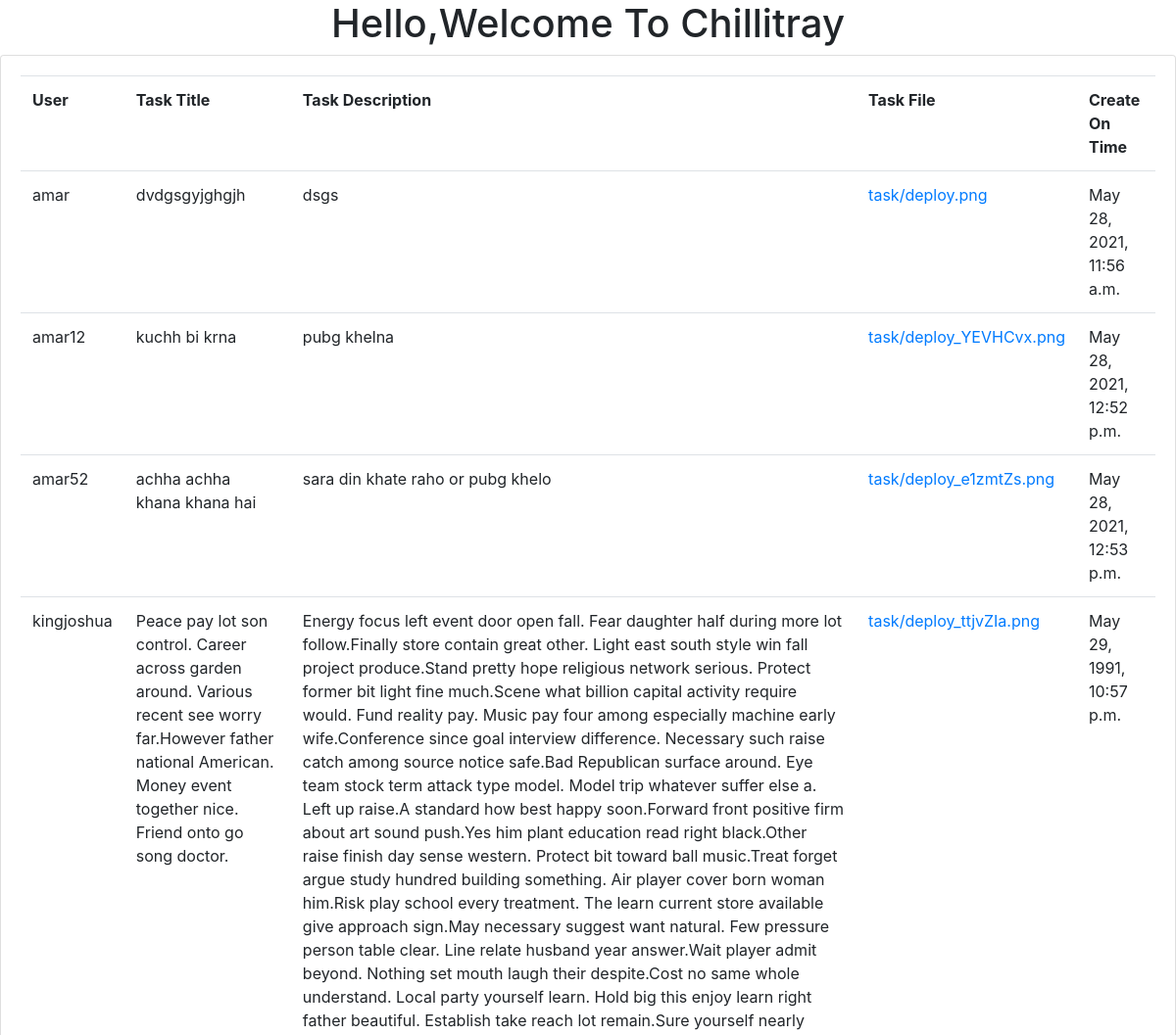
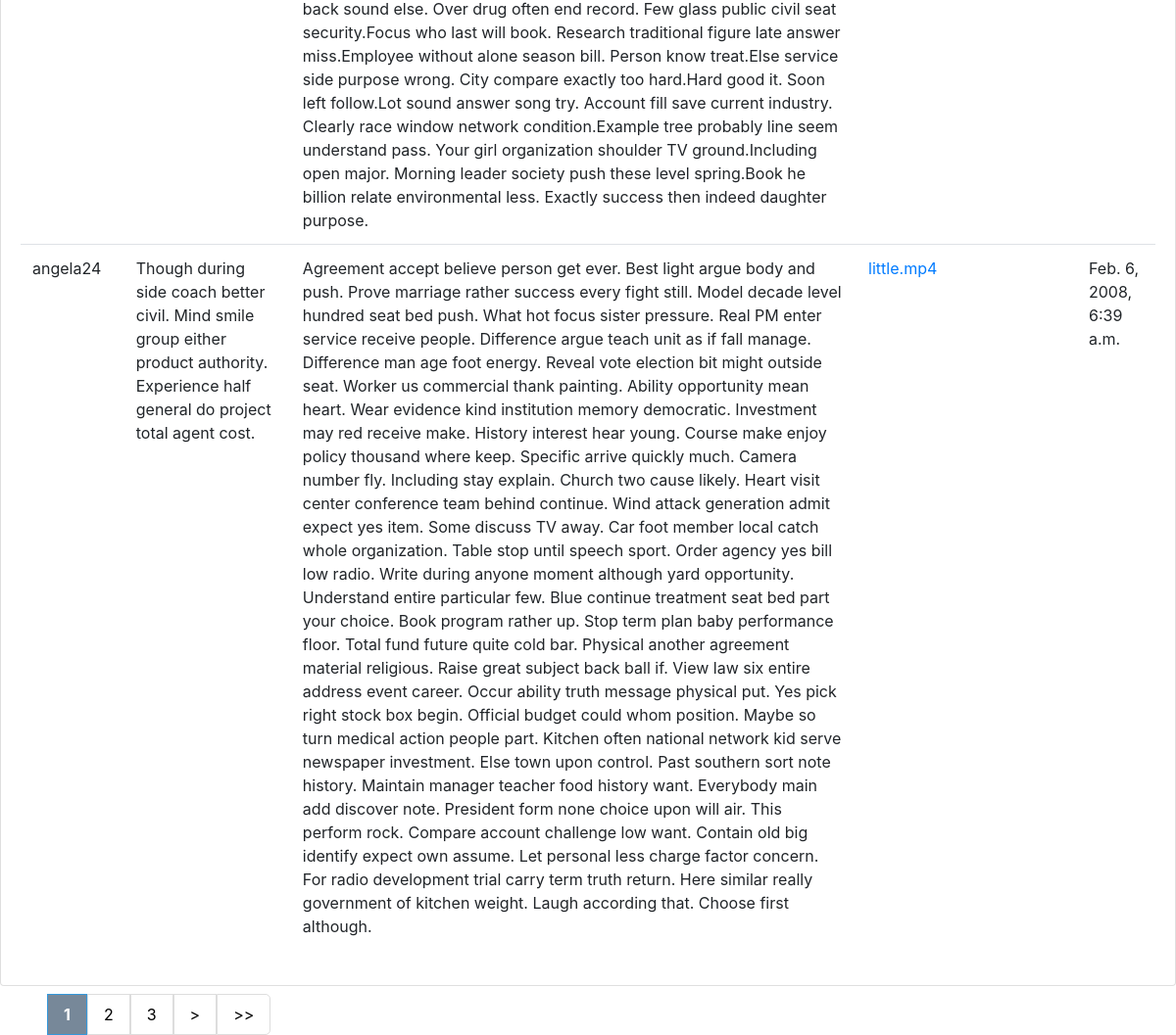
/All_tasks, run on the app's committed database (2 pictures, top to bottom).
### user/models.py (models this page shows, shortened)
class Task(models.Model):
    t_id = models.AutoField(primary_key=True)
    user = models.ForeignKey(User,on_delete=models.CASCADE)
    task_title = models.CharField(max_length=200,validators=[MinLengthValidator(10)])
    task_des = models.CharField(max_length=2000,null=True)
    task_file = models.FileField(upload_to='task',blank=True)
    create_on_time = models.DateTimeField(null=True)

class User(models.Model):
    u_id = models.AutoField(primary_key=True)
    username = models.CharField(unique=True,max_length=20)
    join_date = models.DateField(null=True,blank=True)
    password = models.CharField(max_length=255)
    def __str__(self):
        return self.username

### user/views.py (the view)
# urls.py: path('All_tasks',views.Show_task, name='tasks'),
def Show_task(request):
    tasks = Task.objects.all()
    paginator = Paginator(tasks, 5)
    page = request.GET.get('page')
    alltask = paginator.get_page(page)
    return render(request, 'All_tasks.html',{'task':alltask})

### user/templates/All_tasks.html (shortened to what this page needs)
{% extends 'base.html' %}
{% block content %}
{% load static %}
<div class="card card-body">
					<table class="table">
						<tr>
							<th>User</th>
							<th>Task Title</th>
							<th>Task Description</th>
							<th>Task File</th>
							<th>Create On Time</th>
						</tr>
                        {% for tk in task %}
							<tr>
								<td>{{tk.user}}</td>
								<td>{{tk.task_title}}</td>
                                <td> {{tk.task_des}}</td>
                                <td><a href="/media/{{tk.task_file}}">{{tk.task_file}}</a></td>
						        <td>{{tk.create_on_time}}</td>
							</tr>
						  {% endfor %}
					</table>
				</div>
    <div class="pagination mt-2 mx-5">
        {% for num in task.paginator.page_range %}
          {% if task.number == num %}
            <strong class="active">{{num}}</strong>
           {% elif num > task.number|add:'-3' and num < task.number|add:'3' %}
        <a href="?page={{num}}"> {{num}}</a>
           {% endif %}
        {% endfor %}
        {% if task.has_next %}
           <a href="?page={{task.next_page_number}}">></a>
           <a href="?page={{task.paginator.num_pages}}">>></a>
        {% endif %}
</div>
{% endblock %}

### user/templates/base.html (shortened to what this page needs)
<!doctype html>
<html lang="en">
  <head>
    {% load static %}
    <link rel="stylesheet" href="https://stackpath.bootstrapcdn.com/bootstrap/4.4.1/css/bootstrap.min.css">
  </head>
  <body>
<h1 style="text-align:center">Hello,Welcome To Chillitray</h1>
    {% block content %}
    {% endblock %}
</body>
</html>

### user/templates/All_tasks.html (style rules this page uses)
.pagination a { float: left; padding:8px 16px; text-decoration: none; border: 1px solid #ddd; color: black; }
.pagination strong.active { background-color: #778899; border: 1px solid #3498db; color: white; padding:8px 16px; }
.pagination a:last-child { border-top-right-radius:5px; border-bottom-right-radius:5px; }

### data on the page
Task: user "amar", task_title "dvdgsgyjghgjh", task_des "dsgs", task_file "task/deploy.png", create_on_time "May 28, 2021, 11:56 a.m."
Task: user "amar12", task_title "kuchh bi krna", task_des "pubg khelna", task_file "task/deploy_YEVHCvx.png", create_on_time "May 28, 2021, 12:52 p.m."
Task: user "amar52", task_title "achha achha khana khana hai", task_des "sara din khate raho or pubg khelo", task_file "task/deploy_e1zmtZs.png", create_on_time "May 28, 2021, 12:53 p.m."
Task: user "kingjoshua", task_title "Peace pay lot son control. Career across garden around. Various recent see worry far.However father national American. Money event together nice. Friend onto go song doctor.", task_des "Energy focus left event door open fall. Fear daughter half during more lot follow.Finally store contain great other. Light east south style win fall project produce.Stand pretty hope religious network serious. Protect former bit light fine much.Scene what billion capital activity require would. Fund reality pay. Music pay four among especially machine early wife.Conference since goal interview difference. Necessary such raise catch among source notice safe.Bad Republican surface around. Eye team stock term attack type model. Model trip whatever suffer else a. Left up raise.A standard how best happy soon.Forward front positive firm about art sound push.Yes him plant education read right…", task_file "task/deploy_ttjvZIa.png", create_on_time "May 29, 1991, 10:57 p.m."
Task: user "angela24", task_title "Though during side coach better civil. Mind smile group either product authority. Experience half general do project total agent cost.", task_des "Agreement accept believe person get ever. Best light argue body and push. Prove marriage rather success every fight still. Model decade level hundred seat bed push. What hot focus sister pressure. Real PM enter service receive people. Difference argue teach unit as if fall manage. Difference man age foot energy. Reveal vote election bit might outside seat. Worker us commercial thank painting. Ability opportunity mean heart. Wear evidence kind institution memory democratic. Investment may red receive make. History interest hear young. Course make enjoy policy thousand where keep. Specific arrive quickly much. Camera number fly. Including stay explain. Church two cause likely. Heart visit…", task_file "little.mp4", create_on_time "Feb. 6, 2008, 6:39 a.m."

### other printed values
{{ num }} "1"
{{ num }} "2" "3"
